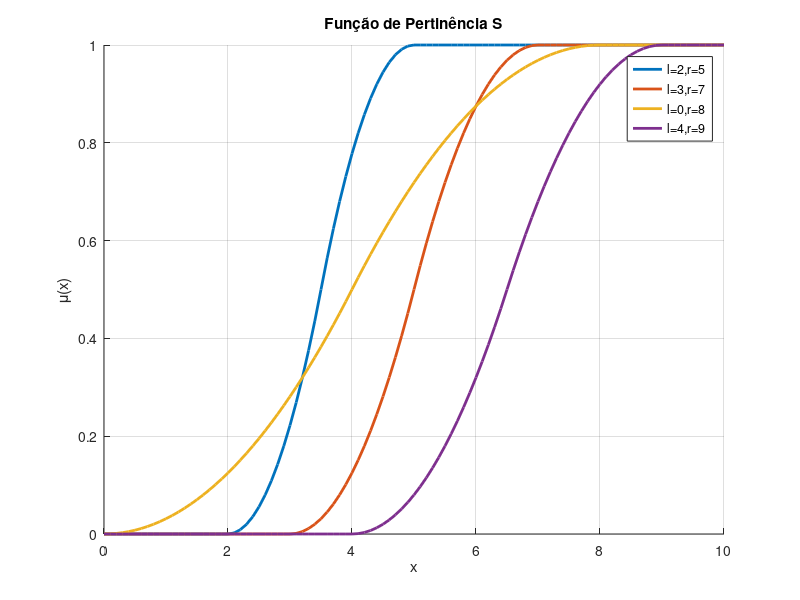

Here is the MATLAB script that generated this plot:
function questao3
  
  x = 0:0.1:10;
  
  parametros = [2 5; 3 7; 0 8; 4 9];

  figure; 
  hold on; 
  grid on;

  for k = 1:size(parametros, 1)
    l = parametros(k,1);
    r = parametros(k,2);
    
    mu = s_mf(x, l, r);
    
    plot(x, mu, 'LineWidth', 2);
    
  endfor
  
  title('Função de Pertinência S');
  xlabel('x'); 
  ylabel('\mu(x)');
  legend('l=2,r=5','l=3,r=7','l=0,r=8','l=4,r=9');
  
end

function mu = s_mf(x, l, r)
  % Verifica se o valor de l é maior ou igual a r
  if l >= r
    error('Valor inserido de l deve ser menor que o de r');
  endif
  
  mu = zeros(size(x));  
  
  for i = 1:length(x)
    if x(i) <= l
      % Validação 01: x <= l
      mu(i) = 0;
    elseif x(i) <= (l+r)/2
      % Validação 02: l < x <= (l+r)/2
      mu(i) = 2 * ((x(i) - l) / (r - l))^2;
    elseif x(i) < r
      % Validação 03: (l+r)/2 < x <= r
      mu(i) = 1 - 2 * ((r - x(i)) / (r - l))^2;
    else
      % Validação 04: r < x
      mu(i) = 1;
    endif
  endfor
end